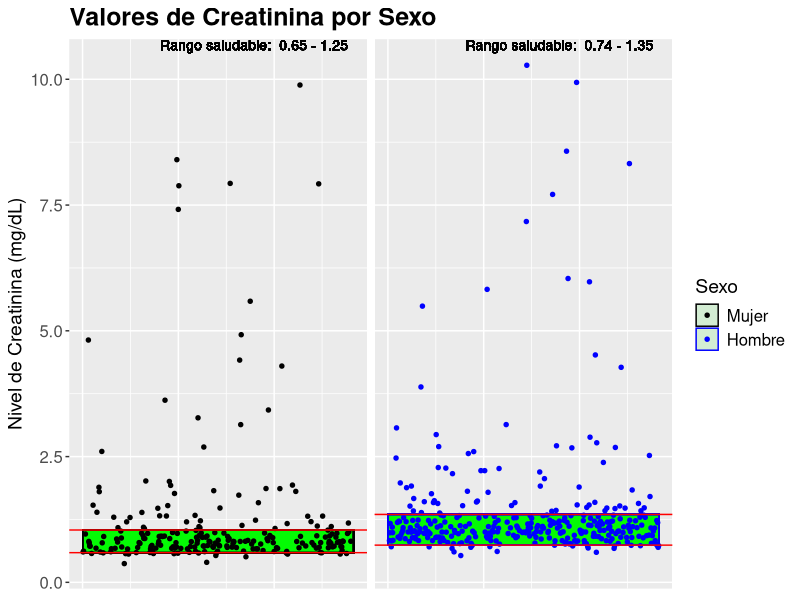

Here is the R script that generated this plot:
## ---- chunk 1
library(tidyverse) 
library(ggplot2)
library(survival) 
library(readxl)
library(readr)
## ---- chunk 2
 #### Cargar datos
Arkansas <- read_excel("Input/Arkansas.xlsx")

print(Arkansas)

## ---- chunk 3
Arkansas$ASPC = as.numeric(Arkansas$ASPC)
Arkansas$BMPC = as.numeric(Arkansas$BMPC)
## ---- chunk 4
library(ggplot2)
library(dplyr)

# Filtrar los datos para hombres y mujeres
datos_filtrados <- Arkansas %>% 
  filter(SEX %in% c("male", "female")) %>%  # Filtrar solo para hombres y mujeres
  mutate(Persona = 1:n())  # Crear un identificador para cada persona

# Definir el rango saludable específico para cada sexo
rango_sano <- tibble(
  SEX = c("male", "female"),
  rango_sano_min = c(0.74, 0.59),  # Rango mínimo para hombres y mujeres
  rango_sano_max = c(1.35, 1.04)   # Rango máximo para hombres y mujeres
)

# Unir los rangos saludables con los datos filtrados
datos_filtrados <- datos_filtrados %>% 
  left_join(rango_sano, by = "SEX")

# Crear el gráfico con facetado por 'SEX'
ggplot(datos_filtrados, aes(x = Persona, y = CREAT, color = SEX)) +
  # Rango saludable sombreado para cada sexo
  geom_rect(aes(xmin = min(Persona) - 0.5, xmax = max(Persona) + 0.5, 
                ymin = rango_sano_min, ymax = rango_sano_max),
            fill = "green", alpha = 0.1) +  # Sombreado de rango sano
  # Puntos observados con dispersión
  geom_jitter(width = 0.2, size = 1.2) +  # Puntos con dispersión horizontal
  # Líneas horizontales para el rango saludable
  geom_hline(aes(yintercept = rango_sano_min), color = "red", size = 0.5) +  # Línea continua inferior del rango sano
  geom_hline(aes(yintercept = rango_sano_max), color = "red", size = 0.5) +  # Línea continua superior del rango sano
  # Títulos y etiquetas
  labs(title = "Valores de Creatinina por Sexo", 
       x = NULL, y = "Nivel de Creatinina (mg/dL)", 
       color = "Sexo") +
  # Facetado por sexo
  facet_grid(~SEX) +  
  # Tema minimalista
  theme(
    plot.title = element_text(size = 18, face = "bold"),  # Título más grande y en negrita
    axis.title = element_text(size = 14),  # Etiquetas de ejes más grandes
    axis.text = element_text(size = 12),    # Texto de los ejes más grande
    axis.text.x = element_blank(),  # Quitar números del eje X
    axis.ticks.x = element_blank(),  # Quitar marcas del eje X
    strip.text = element_blank(),  # Quitar etiquetas del facetado
    legend.title = element_text(size = 14),  # Título de la leyenda
    legend.text = element_text(size = 12),  # Texto de la leyenda
    legend.position = "right"  # Posicionar la leyenda en la parte inferior
  ) +
  scale_color_manual(values = c("male" = "blue", "female" = "black"),
                     labels = c("male" = "Hombre", "female" = "Mujer")) +  # Colores y etiquetas personalizadas para la leyenda
  # Añadir anotaciones específicas en cada gráfico
  geom_text(data = filter(datos_filtrados, SEX == "male"), 
            aes(x = Inf, y = Inf, label = paste("Rango saludable: ", 
                                                "0.74 - 1.35")), 
            hjust = 1.1, vjust = 1.1, size = 3.5, color = "black") +
  geom_text(data = filter(datos_filtrados, SEX == "female"), 
            aes(x = Inf, y = Inf, label = paste("Rango saludable: ", 
                                                "0.65 - 1.25")), 
            hjust = 1.1, vjust = 1.1, size = 3.5, color = "black")

